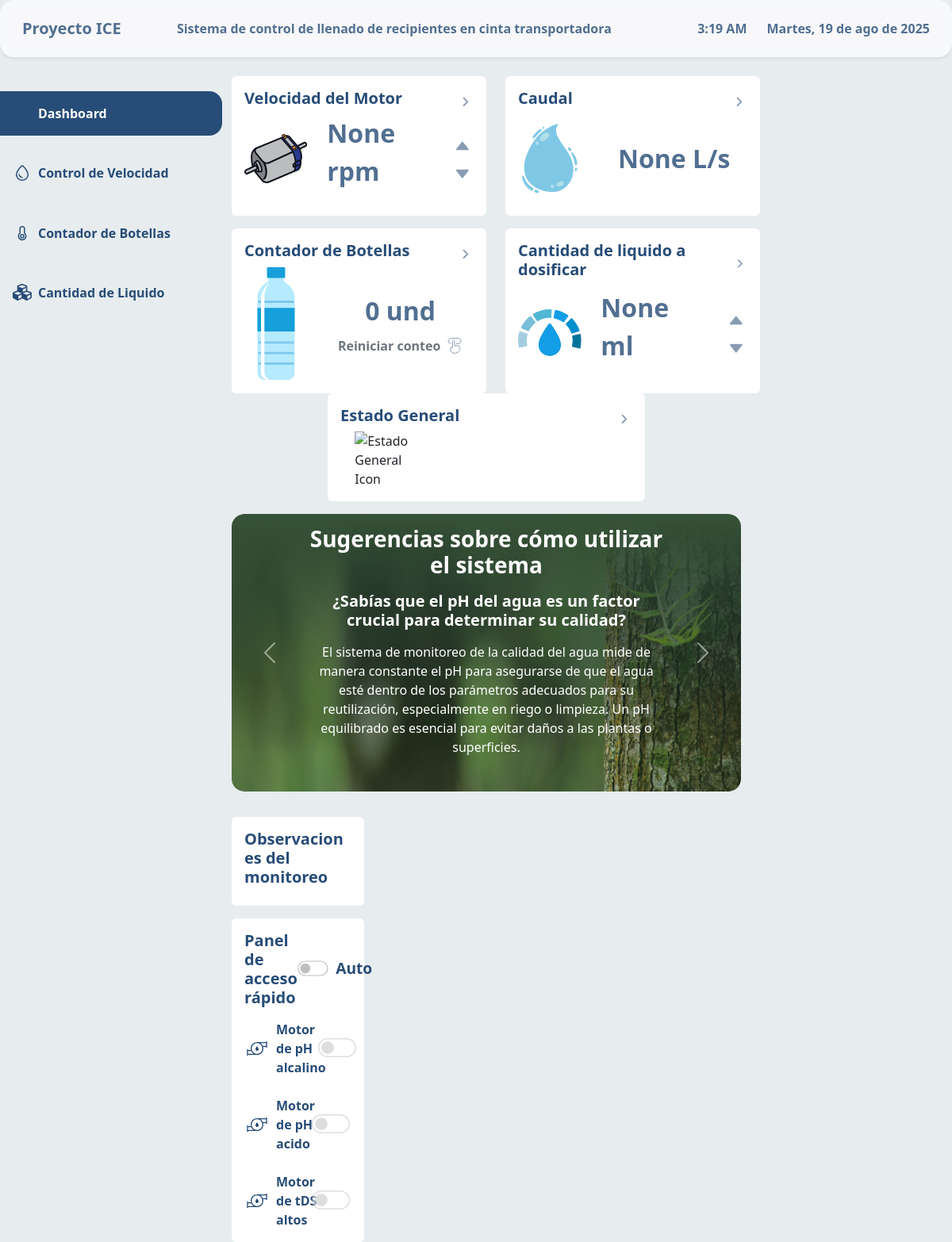
The app's page /, older data.
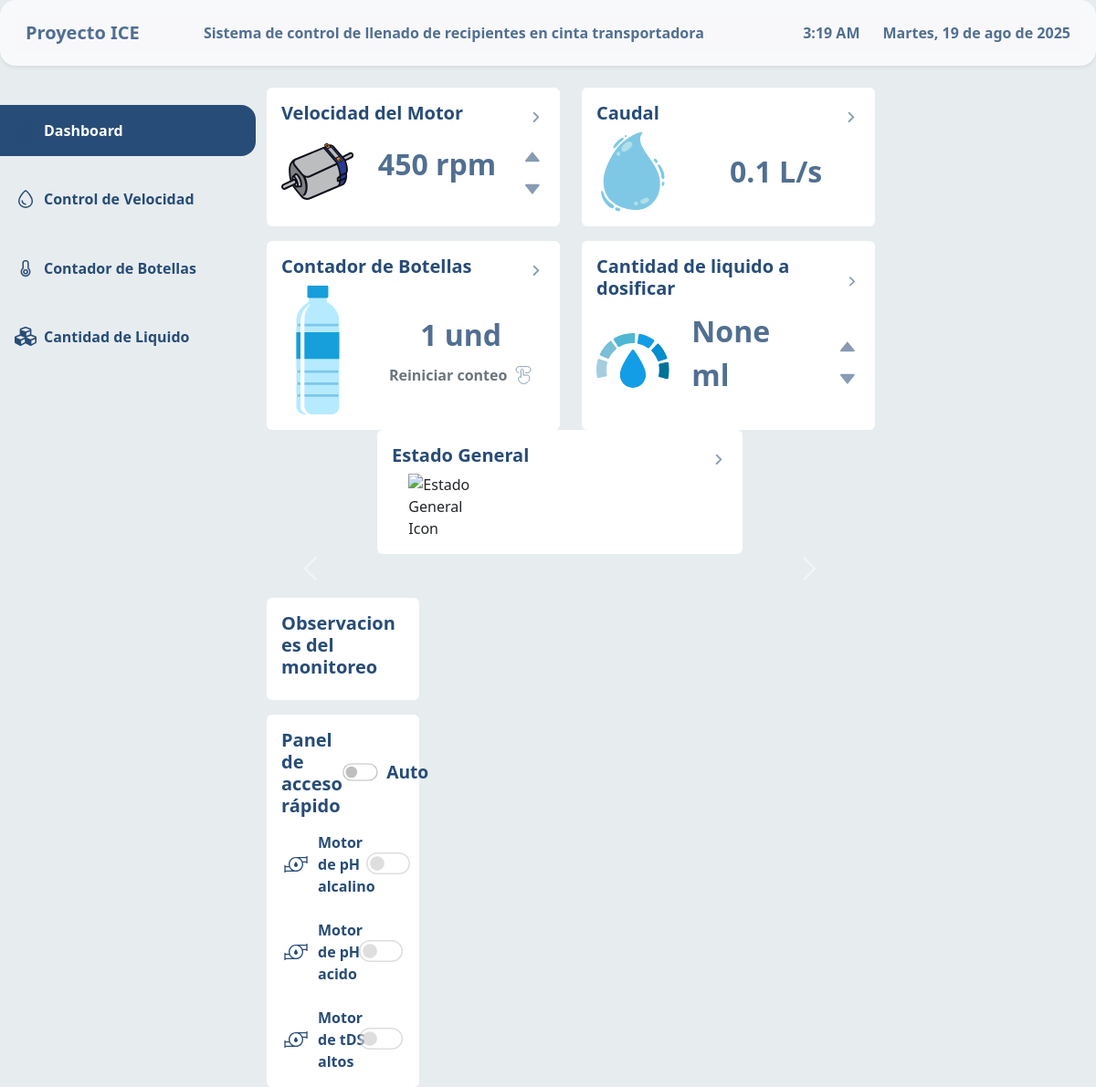
The same page, newer data.
### sensors/models.py (models this page shows, shortened)
class Suggestion(models.Model):
    timestamp = models.DateTimeField(auto_now_add=True)
    title = models.CharField(max_length=255)
    subtitle = models.CharField(max_length=255)
    description = models.TextField()
    image = models.ImageField(upload_to='suggestions/', null=True, blank=True)
    class Meta:
        ordering = ['-timestamp']
        verbose_name = "Suggestion"
        verbose_name_plural = "Suggestions"

class Measure(models.Model):
    timestamp = models.DateTimeField(auto_now_add=True)
    velocidad_motor = models.IntegerField()
    caudal = models.FloatField(null=True, blank=True)
    cant_botellas = models.IntegerField(default=0)
    cant_liquido = models.FloatField(null=True, blank=True)
    class Meta:
        ordering = ['-timestamp']
        verbose_name = "Measurement"
        verbose_name_plural = "Measurements"

### sensors/views.py (the view)
# urls.py: path("", views.dashboard, name="dashboard"),
def dashboard(request):
    measurements = Measure.objects.order_by('-timestamp')[:30]
    last_velocidad_motor = measurements[0].velocidad_motor if measurements else None
    last_caudal = measurements[0].caudal if measurements else None
    last_botellas = measurements[0].cant_botellas if measurements else None
    last_cant_liquido = measurements[0].cant_liquido if measurements else None
    suggestions = Suggestion.objects.order_by('-timestamp')[:5]
    context = {
        'measurements': measurements,
        'last_velocidad_motor': last_velocidad_motor,
        'last_caudal': last_caudal,
        'last_botellas': last_botellas,
        'last_cant_liquido': last_cant_liquido,
        'suggestions': suggestions,
    }
    return render(request, 'dashboard.html', context)

### templates/dashboard.html (shortened to what the changed rows need)
{% extends 'base.html' %}
{% load custom_filters %}
{% load static %} {% block content %}
    <div class="container">
        <div class="row">
            <div class="col-md-9">
                <div class="row mb-3 align-items-stretch">
                    <div class="col-md-6 col-sm-12 d-flex flex-wrap">
                        <div class="card border-0 flex-fill d-flex h-100">
                            <div class="card-body h-100 d-flex flex-column">
                                <div class="row flex-grow-1 align-items-center">
                                    <div class="col-md-6 d-flex justify-content-center align-items-center">
                                        <p class="vel-motor-text fw-bold" id="last_velocidad_motor">{{ last_velocidad_motor }} rpm</p>
                                    </div>
                                </div>
                            </div>
                        </div>
                        </div>
                        <div class="col-md-6 d-flex">
                            <div class="card border-0 flex-fill d-flex h-100">
                                <div class="card-body h-100 d-flex flex-column">
                                    <div class="row flex-grow-1 align-items-center">
                                        <div class="col-md-8 d-flex flex-column align-items-center justify-content-center">
                                            <p class="caudal-text fw-bold mb-0" id="last_caudal">
                                                {{ last_caudal }} L/s
                                            </p>
                                        </div>
                                    </div>
                                </div>
                            </div>
                        </div>
                        </div>
                        <div class="row mb-3">
                            <div class="col-md-6 d-flex">
                                <div class="card border-0 flex-fill d-flex h-100">
                                    <div class="card-body h-100 d-flex flex-column">
                                        <div class="row flex-grow-1 align-items-center">
                                            <div class="col-md-8 d-flex flex-column align-items-center justify-content-center">
                                                <p class="tds-text fw-bold mb-0 text-center" id="last_tds">{{ last_botellas }} und</p>
                                                <a class="text-decoration-none d-flex justify-content-center align-items-center mt-2">
                                                    <span class="text-muted fw-bold me-2">Reiniciar conteo</span>
                                                    <img
                                                        src="{% static 'assets/button-hand.svg' %}"
                                                        alt="Reset Icon"
                                                        class="img-fluid"
                                                        width="20"
                                                    />
                                                </a>
                                            </div>
                                        </div>
                                    </div>
                                </div>
                            </div>
                <div class="row mb-3">
                    <div class="col-md-12">
                        <div
                                class="card border-0 rounded-4 p-0"
                                style="margin: 0 auto"
                        >
                            <div class="card-body p-0">
                                <div
                                        id="carouselExample"
                                        class="carousel slide"
                                        data-bs-ride="carousel"
                                >
                                    <div class="carousel-inner">
                                        {% for suggestion in suggestions %}
                                            <div
                                                    class="carousel-item {% if forloop.first %}active{% endif %}"
                                            >
                                                <img
                                                        src="{{ suggestion.image.url }}"
                                                        class="d-block w-100 rounded-4"
                                                        alt="Imagen {{ forloop.counter }}"
                                                        style="object-fit: cover; width: 100%; height: 350px"
                                                />
                                                <div
                                                        class="carousel-caption d-none d-md-block rounded-bottom-4 py-2"
                                                >
                                                    <h3 class="fw-bold mb-3">
                                                        {{ suggestion.title }}
                                                    </h3>
                                                    <h5 class="fw-bold mb-3">
                                                        {{ suggestion.subtitle }}
                                                    </h5>
                                                    <p>{{ suggestion.description }}</p>
                                                </div>
                                            </div>
                                        {% endfor %}
                                    </div>
                                </div>
                            </div>
                        </div>
                    </div>
                </div>
            </div>
        </div>
    </div>
{% endblock %}

Row changes from the older to the newer data that the page shows:
removed Suggestion: image (picture), title "Sugerencias sobre cómo utilizar el sistema", subtitle "¿Sabías que el pH del agua es un factor crucial para determinar su calidad?", description "El sistema de monitoreo de la calidad del agua mide de manera constante el pH para asegurarse de que el agua esté dentro de los parámetros adecuados para su reutilización, especialmente en riego o limpieza. Un pH equilibrado es esencial para evitar daños a las plantas o superficies."
now on this page (row edited): Measure: caudal "0.1"
Text that changed along with them:
{{ last_velocidad_motor }}: "None" → "450"
{{ last_botellas }}: "0" → "1"
{{ last_caudal }}: "None" → (not shown)
